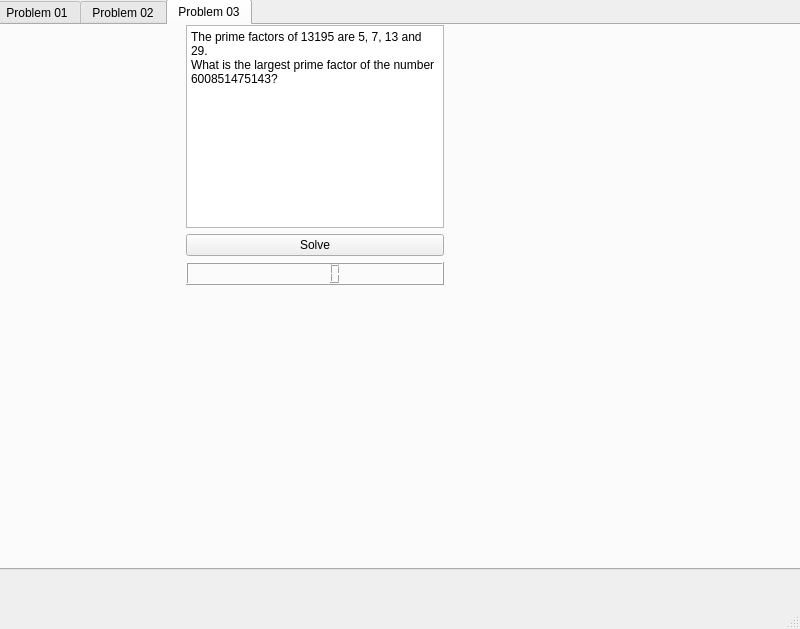
<?xml version="1.0" encoding="UTF-8"?>
<ui version="4.0">
 <class>MainWindow</class>
 <widget class="QMainWindow" name="MainWindow">
  <property name="geometry">
   <rect>
    <x>0</x>
    <y>0</y>
    <width>800</width>
    <height>629</height>
   </rect>
  </property>
  <property name="windowTitle">
   <string>MainWindow</string>
  </property>
  <widget class="QWidget" name="centralwidget">
   <widget class="QTabWidget" name="tabWidget">
    <property name="geometry">
     <rect>
      <x>-6</x>
      <y>-1</y>
      <width>811</width>
      <height>571</height>
     </rect>
    </property>
    <property name="cursor">
     <cursorShape>ArrowCursor</cursorShape>
    </property>
    <property name="currentIndex">
     <number>2</number>
    </property>
    <widget class="QWidget" name="Problem01">
     <property name="accessibleName">
      <string/>
     </property>
     <attribute name="title">
      <string>Problem 01</string>
     </attribute>
     <widget class="QStackedWidget" name="verticalStackedWidget">
      <property name="geometry">
       <rect>
        <x>1</x>
        <y>-1</y>
        <width>278</width>
        <height>226</height>
       </rect>
      </property>
      <widget class="QWidget" name="verticalStackedWidgetPage1">
       <layout class="QFormLayout" name="formLayout_2">
        <item row="1" column="0">
         <widget class="QPushButton" name="pushButton_1">
          <property name="text">
           <string>Solve</string>
          </property>
         </widget>
        </item>
        <item row="2" column="0">
         <widget class="QLCDNumber" name="lcdAnswer_1">
          <property name="frameShape">
           <enum>QFrame::Shape::StyledPanel</enum>
          </property>
         </widget>
        </item>
        <item row="0" column="0">
         <widget class="QTextBrowser" name="description_1">
          <property name="html">
           <string>&lt;!DOCTYPE HTML PUBLIC &quot;-//W3C//DTD HTML 4.0//EN&quot; &quot;http://www.w3.org/TR/REC-html40/strict.dtd&quot;&gt;
&lt;html&gt;&lt;head&gt;&lt;meta name=&quot;qrichtext&quot; content=&quot;1&quot; /&gt;&lt;meta charset=&quot;utf-8&quot; /&gt;&lt;style type=&quot;text/css&quot;&gt;
p, li { white-space: pre-wrap; }
hr { height: 1px; border-width: 0; }
li.unchecked::marker { content: &quot;\2610&quot;; }
li.checked::marker { content: &quot;\2612&quot;; }
&lt;/style&gt;&lt;/head&gt;&lt;body style=&quot; font-family:'Segoe UI'; font-size:9pt; font-weight:400; font-style:normal;&quot;&gt;
&lt;p style=&quot; margin-top:0px; margin-bottom:0px; margin-left:0px; margin-right:0px; -qt-block-indent:0; text-indent:0px;&quot;&gt;If we list all the natural numbers below 10 that are multiples of 3 or 5, we get 3, 5, 6 and 9. The sum of these multiples is 23.&lt;/p&gt;
&lt;p style=&quot; margin-top:12px; margin-bottom:12px; margin-left:0px; margin-right:0px; -qt-block-indent:0; text-indent:0px;&quot;&gt;Find the sum of all the multiples of 3 or 5 below 1000.&lt;/p&gt;&lt;/body&gt;&lt;/html&gt;</string>
          </property>
         </widget>
        </item>
       </layout>
      </widget>
     </widget>
    </widget>
    <widget class="QWidget" name="Problem02">
     <attribute name="title">
      <string>Problem 02</string>
     </attribute>
     <widget class="QStackedWidget" name="verticalStackedWidget_2">
      <property name="geometry">
       <rect>
        <x>0</x>
        <y>0</y>
        <width>258</width>
        <height>206</height>
       </rect>
      </property>
      <widget class="QWidget" name="verticalStackedWidget_2Page1">
       <layout class="QFormLayout" name="formLayout">
        <item row="0" column="0">
         <widget class="QTextBrowser" name="description_2">
          <property name="html">
           <string>&lt;!DOCTYPE HTML PUBLIC &quot;-//W3C//DTD HTML 4.0//EN&quot; &quot;http://www.w3.org/TR/REC-html40/strict.dtd&quot;&gt;
&lt;html&gt;&lt;head&gt;&lt;meta name=&quot;qrichtext&quot; content=&quot;1&quot; /&gt;&lt;meta charset=&quot;utf-8&quot; /&gt;&lt;style type=&quot;text/css&quot;&gt;
p, li { white-space: pre-wrap; }
hr { height: 1px; border-width: 0; }
li.unchecked::marker { content: &quot;\2610&quot;; }
li.checked::marker { content: &quot;\2612&quot;; }
&lt;/style&gt;&lt;/head&gt;&lt;body style=&quot; font-family:'Segoe UI'; font-size:9pt; font-weight:400; font-style:normal;&quot;&gt;
&lt;p style=&quot; margin-top:0px; margin-bottom:0px; margin-left:0px; margin-right:0px; -qt-block-indent:0; text-indent:0px;&quot;&gt;Each new term in the Fibonacci sequence is generated by adding the previous two terms. By starting with 1 and 2, the first 10 terms will be:&lt;/p&gt;
&lt;p style=&quot; margin-top:0px; margin-bottom:0px; margin-left:0px; margin-right:0px; -qt-block-indent:0; text-indent:0px;&quot;&gt;1, 2, 3, 5, 8, 13, 21, 34, 55, 89, ...&lt;/p&gt;
&lt;p style=&quot; margin-top:0px; margin-bottom:0px; margin-left:0px; margin-right:0px; -qt-block-indent:0; text-indent:0px;&quot;&gt;By considering the terms in the Fibonacci sequence whose values do not exceed four million, find the sum of the even-valued terms.&lt;/p&gt;&lt;/body&gt;&lt;/html&gt;</string>
          </property>
         </widget>
        </item>
        <item row="1" column="0">
         <widget class="QPushButton" name="pushButton_2">
          <property name="text">
           <string>Solve</string>
          </property>
         </widget>
        </item>
        <item row="2" column="0">
         <widget class="QLCDNumber" name="lcdAnswer_2"/>
        </item>
       </layout>
      </widget>
     </widget>
    </widget>
    <widget class="QWidget" name="Problem03">
     <attribute name="title">
      <string>Problem 03</string>
     </attribute>
     <widget class="QWidget" name="">
      <property name="geometry">
       <rect>
        <x>190</x>
        <y>0</y>
        <width>258</width>
        <height>260</height>
       </rect>
      </property>
      <layout class="QVBoxLayout" name="verticalLayout">
       <item>
        <widget class="QTextBrowser" name="description_3">
         <property name="html">
          <string>&lt;!DOCTYPE HTML PUBLIC &quot;-//W3C//DTD HTML 4.0//EN&quot; &quot;http://www.w3.org/TR/REC-html40/strict.dtd&quot;&gt;
&lt;html&gt;&lt;head&gt;&lt;meta name=&quot;qrichtext&quot; content=&quot;1&quot; /&gt;&lt;meta charset=&quot;utf-8&quot; /&gt;&lt;style type=&quot;text/css&quot;&gt;
p, li { white-space: pre-wrap; }
hr { height: 1px; border-width: 0; }
li.unchecked::marker { content: &quot;\2610&quot;; }
li.checked::marker { content: &quot;\2612&quot;; }
&lt;/style&gt;&lt;/head&gt;&lt;body style=&quot; font-family:'Segoe UI'; font-size:9pt; font-weight:400; font-style:normal;&quot;&gt;
&lt;p style=&quot; margin-top:0px; margin-bottom:0px; margin-left:0px; margin-right:0px; -qt-block-indent:0; text-indent:0px;&quot;&gt;The prime factors of 13195 are 5, 7, 13 and 29.&lt;/p&gt;
&lt;p style=&quot; margin-top:0px; margin-bottom:0px; margin-left:0px; margin-right:0px; -qt-block-indent:0; text-indent:0px;&quot;&gt;What is the largest prime factor of the number 600851475143?&lt;/p&gt;&lt;/body&gt;&lt;/html&gt;</string>
         </property>
        </widget>
       </item>
       <item>
        <widget class="QPushButton" name="pushButton_3">
         <property name="text">
          <string>Solve</string>
         </property>
        </widget>
       </item>
       <item>
        <widget class="QLCDNumber" name="lcdAnswer_3"/>
       </item>
      </layout>
     </widget>
    </widget>
   </widget>
  </widget>
  <widget class="QMenuBar" name="menubar">
   <property name="geometry">
    <rect>
     <x>0</x>
     <y>0</y>
     <width>800</width>
     <height>25</height>
    </rect>
   </property>
  </widget>
  <widget class="QStatusBar" name="statusbar"/>
 </widget>
 <resources/>
 <connections/>
</ui>
